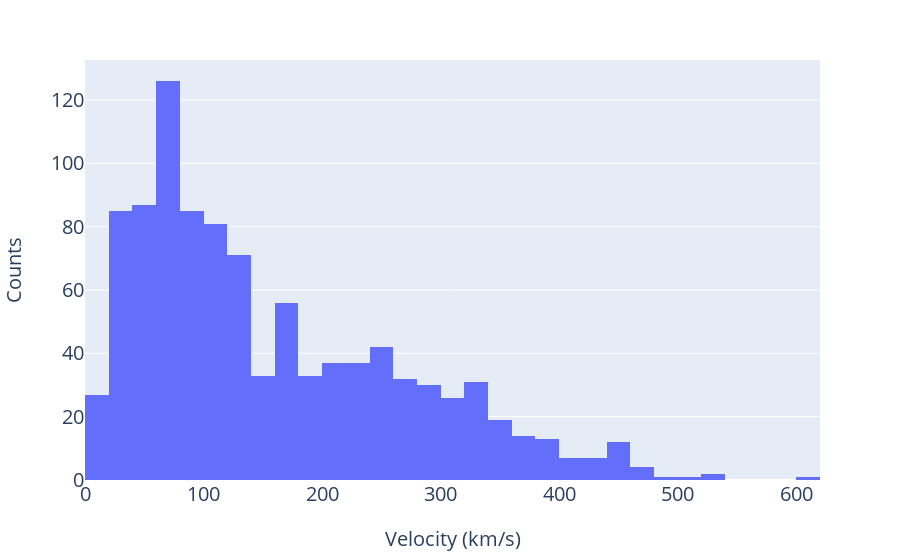

Notebook cell for this chart:
### Code cell
# set up velocity with flat distribution
#vsize = 682
#vel_set = np.arange(vsize)+10

# set up velocity with beta distribution
#random.seed(42)
#vel_set = []
#for i in range(1000):
#    vel_set.append(random.betavariate(2, 3)*687 + 10)


# set up velocity with samples
vel_set = np.array(data['velocity_o_all'].sample(n=1000))

vel_set.sort()
fig = px.histogram(x=vel_set,labels=dict(x="velocity"))

fig.update_xaxes(title_text = "Velocity (km/s)",title_font = {"size": 20},title_standoff = 25
                 ,tickfont=dict(size=20))

fig.update_yaxes(title_text = "Counts",title_font = {"size": 20},title_standoff = 25
                                 ,tickfont=dict(size=20))

### Figure 1 — Plotly figure (JSON) as saved in the notebook; plotly's stock layout.template omitted (floating-point values rounded to 4 significant figures; data arrays with more than 128 entries replaced by an {"elided": "..."} marker saying what was removed)
{"data": [{"alignmentgroup": "True", "bingroup": "x", "hovertemplate": "velocity=%{x}<br>count=%{y}<extra></extra>", "legendgroup": "", "marker": {"color": "#636efa", "pattern": {"shape": ""}}, "name": "", "offsetgroup": "", "orientation": "v", "showlegend": false, "type": "histogram", "x": {"elided": "1000 float values"}, "xaxis": "x", "yaxis": "y"}], "layout": {"barmode": "relative", "legend": {"tracegroupgap": 0}, "margin": {"t": 60}, "xaxis": {"anchor": "y", "domain": [0, 1], "tickfont": {"size": 20}, "title": {"font": {"size": 20}, "standoff": 25, "text": "Velocity (km/s)"}}, "yaxis": {"anchor": "x", "domain": [0, 1], "tickfont": {"size": 20}, "title": {"font": {"size": 20}, "standoff": 25, "text": "Counts"}}}}
